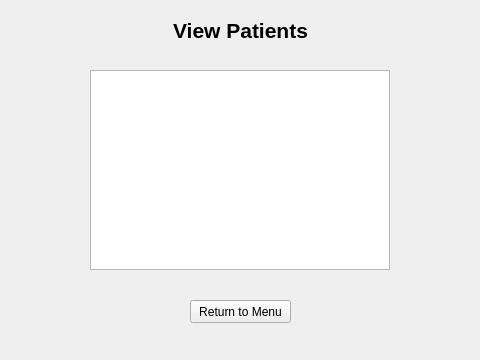
<?xml version="1.0" encoding="UTF-8"?>
<ui version="4.0">
 <class>MainWindow</class>
 <widget class="QMainWindow" name="MainWindow">
  <property name="geometry">
   <rect>
    <x>0</x>
    <y>0</y>
    <width>480</width>
    <height>360</height>
   </rect>
  </property>
  <property name="windowTitle">
   <string>Barangay Medicine Inventory System</string>
  </property>
  <widget class="QWidget" name="centralwidget">
   <property name="sizePolicy">
    <sizepolicy hsizetype="Preferred" vsizetype="Preferred">
     <horstretch>0</horstretch>
     <verstretch>0</verstretch>
    </sizepolicy>
   </property>
   <property name="minimumSize">
    <size>
     <width>480</width>
     <height>360</height>
    </size>
   </property>
   <widget class="QStackedWidget" name="stackedWidget">
    <property name="geometry">
     <rect>
      <x>0</x>
      <y>0</y>
      <width>480</width>
      <height>360</height>
     </rect>
    </property>
    <property name="currentIndex">
     <number>7</number>
    </property>
    <widget class="QWidget" name="loginPage">
     <widget class="QGroupBox" name="loginBox">
      <property name="geometry">
       <rect>
        <x>130</x>
        <y>80</y>
        <width>211</width>
        <height>161</height>
       </rect>
      </property>
      <property name="title">
       <string/>
      </property>
      <property name="alignment">
       <set>Qt::AlignCenter</set>
      </property>
      <widget class="QLabel" name="nameLabel">
       <property name="geometry">
        <rect>
         <x>10</x>
         <y>40</y>
         <width>61</width>
         <height>16</height>
        </rect>
       </property>
       <property name="font">
        <font>
         <pointsize>8</pointsize>
        </font>
       </property>
       <property name="text">
        <string>Username:</string>
       </property>
       <property name="alignment">
        <set>Qt::AlignLeading|Qt::AlignLeft|Qt::AlignVCenter</set>
       </property>
      </widget>
      <widget class="QLabel" name="pwLabel">
       <property name="geometry">
        <rect>
         <x>10</x>
         <y>70</y>
         <width>61</width>
         <height>16</height>
        </rect>
       </property>
       <property name="font">
        <font>
         <pointsize>8</pointsize>
        </font>
       </property>
       <property name="text">
        <string>Password:</string>
       </property>
       <property name="alignment">
        <set>Qt::AlignLeading|Qt::AlignLeft|Qt::AlignVCenter</set>
       </property>
      </widget>
      <widget class="QLineEdit" name="nameInput">
       <property name="geometry">
        <rect>
         <x>72</x>
         <y>40</y>
         <width>131</width>
         <height>20</height>
        </rect>
       </property>
       <property name="text">
        <string/>
       </property>
      </widget>
      <widget class="QLineEdit" name="pwInput">
       <property name="geometry">
        <rect>
         <x>72</x>
         <y>70</y>
         <width>131</width>
         <height>20</height>
        </rect>
       </property>
       <property name="font">
        <font>
         <pointsize>5</pointsize>
        </font>
       </property>
       <property name="text">
        <string/>
       </property>
       <property name="echoMode">
        <enum>QLineEdit::Password</enum>
       </property>
      </widget>
      <widget class="QPushButton" name="loginButton">
       <property name="geometry">
        <rect>
         <x>70</x>
         <y>110</y>
         <width>75</width>
         <height>23</height>
        </rect>
       </property>
       <property name="text">
        <string>Login</string>
       </property>
      </widget>
      <widget class="QLabel" name="titleLabel">
       <property name="geometry">
        <rect>
         <x>0</x>
         <y>10</y>
         <width>211</width>
         <height>16</height>
        </rect>
       </property>
       <property name="text">
        <string>Barangay Medicine Inventory System</string>
       </property>
       <property name="alignment">
        <set>Qt::AlignCenter</set>
       </property>
      </widget>
      <widget class="QLabel" name="warningLabel">
       <property name="geometry">
        <rect>
         <x>0</x>
         <y>140</y>
         <width>211</width>
         <height>16</height>
        </rect>
       </property>
       <property name="text">
        <string/>
       </property>
       <property name="alignment">
        <set>Qt::AlignCenter</set>
       </property>
      </widget>
     </widget>
    </widget>
    <widget class="QWidget" name="menuPage">
     <widget class="QLabel" name="menuTitleLabel">
      <property name="geometry">
       <rect>
        <x>150</x>
        <y>20</y>
        <width>181</width>
        <height>20</height>
       </rect>
      </property>
      <property name="font">
       <font>
        <pointsize>16</pointsize>
        <weight>75</weight>
        <bold>true</bold>
       </font>
      </property>
      <property name="text">
       <string>Main Menu</string>
      </property>
      <property name="alignment">
       <set>Qt::AlignCenter</set>
      </property>
     </widget>
     <widget class="QPushButton" name="amMenuButton">
      <property name="geometry">
       <rect>
        <x>90</x>
        <y>110</y>
        <width>91</width>
        <height>23</height>
       </rect>
      </property>
      <property name="text">
       <string>Add Medicine</string>
      </property>
     </widget>
     <widget class="QPushButton" name="umMenuButton">
      <property name="geometry">
       <rect>
        <x>90</x>
        <y>150</y>
        <width>91</width>
        <height>23</height>
       </rect>
      </property>
      <property name="text">
       <string>Update Medicine</string>
      </property>
     </widget>
     <widget class="QPushButton" name="vmMenuButton">
      <property name="geometry">
       <rect>
        <x>90</x>
        <y>190</y>
        <width>91</width>
        <height>23</height>
       </rect>
      </property>
      <property name="text">
       <string>View Medicines</string>
      </property>
     </widget>
     <widget class="QPushButton" name="apMenuButton">
      <property name="geometry">
       <rect>
        <x>300</x>
        <y>110</y>
        <width>91</width>
        <height>23</height>
       </rect>
      </property>
      <property name="text">
       <string>Add Patient</string>
      </property>
     </widget>
     <widget class="QPushButton" name="upMenuButton">
      <property name="geometry">
       <rect>
        <x>300</x>
        <y>150</y>
        <width>91</width>
        <height>23</height>
       </rect>
      </property>
      <property name="text">
       <string>Update Patient</string>
      </property>
     </widget>
     <widget class="QPushButton" name="vpMenuButton">
      <property name="geometry">
       <rect>
        <x>300</x>
        <y>190</y>
        <width>91</width>
        <height>23</height>
       </rect>
      </property>
      <property name="text">
       <string>View Patients</string>
      </property>
     </widget>
     <widget class="QPushButton" name="logOutButton">
      <property name="geometry">
       <rect>
        <x>180</x>
        <y>280</y>
        <width>120</width>
        <height>23</height>
       </rect>
      </property>
      <property name="text">
       <string>Log Out</string>
      </property>
     </widget>
     <widget class="QLabel" name="greetingLabel">
      <property name="geometry">
       <rect>
        <x>140</x>
        <y>50</y>
        <width>211</width>
        <height>16</height>
       </rect>
      </property>
      <property name="text">
       <string>Welcome, </string>
      </property>
      <property name="alignment">
       <set>Qt::AlignCenter</set>
      </property>
     </widget>
    </widget>
    <widget class="QWidget" name="addMedicinePage">
     <widget class="QLabel" name="amTitleLabel">
      <property name="geometry">
       <rect>
        <x>150</x>
        <y>20</y>
        <width>181</width>
        <height>20</height>
       </rect>
      </property>
      <property name="font">
       <font>
        <pointsize>16</pointsize>
        <weight>75</weight>
        <bold>true</bold>
       </font>
      </property>
      <property name="text">
       <string>Add Medicine</string>
      </property>
      <property name="alignment">
       <set>Qt::AlignCenter</set>
      </property>
     </widget>
     <widget class="QLineEdit" name="ampurposeInput">
      <property name="geometry">
       <rect>
        <x>210</x>
        <y>100</y>
        <width>141</width>
        <height>20</height>
       </rect>
      </property>
     </widget>
     <widget class="QLineEdit" name="amexpInput">
      <property name="geometry">
       <rect>
        <x>210</x>
        <y>140</y>
        <width>141</width>
        <height>20</height>
       </rect>
      </property>
     </widget>
     <widget class="QLineEdit" name="amdsInput">
      <property name="geometry">
       <rect>
        <x>210</x>
        <y>180</y>
        <width>141</width>
        <height>20</height>
       </rect>
      </property>
     </widget>
     <widget class="QLineEdit" name="amcostInput">
      <property name="geometry">
       <rect>
        <x>210</x>
        <y>220</y>
        <width>141</width>
        <height>20</height>
       </rect>
      </property>
     </widget>
     <widget class="QLabel" name="ampurposeLabel">
      <property name="geometry">
       <rect>
        <x>140</x>
        <y>100</y>
        <width>61</width>
        <height>20</height>
       </rect>
      </property>
      <property name="text">
       <string>Purpose:</string>
      </property>
     </widget>
     <widget class="QLabel" name="amexpLabel">
      <property name="geometry">
       <rect>
        <x>140</x>
        <y>140</y>
        <width>61</width>
        <height>20</height>
       </rect>
      </property>
      <property name="text">
       <string>Exp. Date:</string>
      </property>
     </widget>
     <widget class="QLabel" name="amdsLabel">
      <property name="geometry">
       <rect>
        <x>140</x>
        <y>180</y>
        <width>61</width>
        <height>20</height>
       </rect>
      </property>
      <property name="text">
       <string>Date Stored:</string>
      </property>
     </widget>
     <widget class="QLabel" name="amcostLabel">
      <property name="geometry">
       <rect>
        <x>140</x>
        <y>220</y>
        <width>61</width>
        <height>20</height>
       </rect>
      </property>
      <property name="text">
       <string>Cost:</string>
      </property>
     </widget>
     <widget class="QPushButton" name="amReturnButton">
      <property name="geometry">
       <rect>
        <x>190</x>
        <y>320</y>
        <width>101</width>
        <height>23</height>
       </rect>
      </property>
      <property name="text">
       <string>Return to Menu</string>
      </property>
     </widget>
     <widget class="QPushButton" name="addMedicineButton">
      <property name="geometry">
       <rect>
        <x>190</x>
        <y>280</y>
        <width>101</width>
        <height>23</height>
       </rect>
      </property>
      <property name="text">
       <string>Add Medicine</string>
      </property>
     </widget>
     <widget class="QLabel" name="amnameLabel">
      <property name="geometry">
       <rect>
        <x>140</x>
        <y>60</y>
        <width>61</width>
        <height>20</height>
       </rect>
      </property>
      <property name="text">
       <string>Name:</string>
      </property>
     </widget>
     <widget class="QLineEdit" name="amnameInput">
      <property name="geometry">
       <rect>
        <x>210</x>
        <y>60</y>
        <width>141</width>
        <height>20</height>
       </rect>
      </property>
     </widget>
     <widget class="QLabel" name="amWarningLabel">
      <property name="geometry">
       <rect>
        <x>130</x>
        <y>250</y>
        <width>211</width>
        <height>16</height>
       </rect>
      </property>
      <property name="text">
       <string/>
      </property>
      <property name="alignment">
       <set>Qt::AlignCenter</set>
      </property>
     </widget>
    </widget>
    <widget class="QWidget" name="updateMedicinePage">
     <widget class="QLabel" name="umTitleLabel">
      <property name="geometry">
       <rect>
        <x>150</x>
        <y>20</y>
        <width>181</width>
        <height>20</height>
       </rect>
      </property>
      <property name="font">
       <font>
        <pointsize>16</pointsize>
        <weight>75</weight>
        <bold>true</bold>
       </font>
      </property>
      <property name="text">
       <string>Update Medicine</string>
      </property>
      <property name="alignment">
       <set>Qt::AlignCenter</set>
      </property>
     </widget>
     <widget class="QLabel" name="umpurposeLabel">
      <property name="geometry">
       <rect>
        <x>140</x>
        <y>100</y>
        <width>61</width>
        <height>20</height>
       </rect>
      </property>
      <property name="text">
       <string>Purpose:</string>
      </property>
     </widget>
     <widget class="QLineEdit" name="umexpInput">
      <property name="geometry">
       <rect>
        <x>210</x>
        <y>140</y>
        <width>141</width>
        <height>20</height>
       </rect>
      </property>
     </widget>
     <widget class="QLabel" name="umexpLabel">
      <property name="geometry">
       <rect>
        <x>140</x>
        <y>140</y>
        <width>61</width>
        <height>20</height>
       </rect>
      </property>
      <property name="text">
       <string>Exp. Date:</string>
      </property>
     </widget>
     <widget class="QLineEdit" name="umdsInput">
      <property name="geometry">
       <rect>
        <x>210</x>
        <y>180</y>
        <width>141</width>
        <height>20</height>
       </rect>
      </property>
     </widget>
     <widget class="QLabel" name="umdsLabel">
      <property name="geometry">
       <rect>
        <x>140</x>
        <y>180</y>
        <width>61</width>
        <height>20</height>
       </rect>
      </property>
      <property name="text">
       <string>Date Stored:</string>
      </property>
     </widget>
     <widget class="QLineEdit" name="umcostInput">
      <property name="geometry">
       <rect>
        <x>210</x>
        <y>220</y>
        <width>141</width>
        <height>20</height>
       </rect>
      </property>
     </widget>
     <widget class="QPushButton" name="umReturnButton">
      <property name="geometry">
       <rect>
        <x>190</x>
        <y>320</y>
        <width>101</width>
        <height>23</height>
       </rect>
      </property>
      <property name="text">
       <string>Return to Menu</string>
      </property>
     </widget>
     <widget class="QLabel" name="umcostLabel">
      <property name="geometry">
       <rect>
        <x>140</x>
        <y>220</y>
        <width>61</width>
        <height>20</height>
       </rect>
      </property>
      <property name="text">
       <string>Cost:</string>
      </property>
     </widget>
     <widget class="QLabel" name="umnameLabel">
      <property name="geometry">
       <rect>
        <x>140</x>
        <y>60</y>
        <width>61</width>
        <height>20</height>
       </rect>
      </property>
      <property name="text">
       <string>Name:</string>
      </property>
     </widget>
     <widget class="QPushButton" name="updateMedicineButton">
      <property name="geometry">
       <rect>
        <x>190</x>
        <y>280</y>
        <width>101</width>
        <height>23</height>
       </rect>
      </property>
      <property name="text">
       <string>Update Medicine</string>
      </property>
     </widget>
     <widget class="QLineEdit" name="umnameInput">
      <property name="geometry">
       <rect>
        <x>210</x>
        <y>60</y>
        <width>141</width>
        <height>20</height>
       </rect>
      </property>
     </widget>
     <widget class="QLineEdit" name="umpurposeInput">
      <property name="geometry">
       <rect>
        <x>210</x>
        <y>100</y>
        <width>141</width>
        <height>20</height>
       </rect>
      </property>
     </widget>
     <widget class="QLabel" name="umWarningLabel">
      <property name="geometry">
       <rect>
        <x>130</x>
        <y>250</y>
        <width>211</width>
        <height>16</height>
       </rect>
      </property>
      <property name="text">
       <string/>
      </property>
      <property name="alignment">
       <set>Qt::AlignCenter</set>
      </property>
     </widget>
    </widget>
    <widget class="QWidget" name="viewMedicinePage">
     <widget class="QLabel" name="vmTitleLabel">
      <property name="geometry">
       <rect>
        <x>150</x>
        <y>20</y>
        <width>181</width>
        <height>20</height>
       </rect>
      </property>
      <property name="font">
       <font>
        <pointsize>16</pointsize>
        <weight>75</weight>
        <bold>true</bold>
       </font>
      </property>
      <property name="text">
       <string>View Medicines</string>
      </property>
      <property name="alignment">
       <set>Qt::AlignCenter</set>
      </property>
     </widget>
     <widget class="QPushButton" name="vmReturnButton">
      <property name="geometry">
       <rect>
        <x>190</x>
        <y>300</y>
        <width>101</width>
        <height>23</height>
       </rect>
      </property>
      <property name="text">
       <string>Return to Menu</string>
      </property>
     </widget>
     <widget class="QTableView" name="vmTableView">
      <property name="geometry">
       <rect>
        <x>90</x>
        <y>70</y>
        <width>300</width>
        <height>200</height>
       </rect>
      </property>
     </widget>
    </widget>
    <widget class="QWidget" name="addPatientPage">
     <widget class="QLineEdit" name="apageInput">
      <property name="geometry">
       <rect>
        <x>210</x>
        <y>90</y>
        <width>141</width>
        <height>20</height>
       </rect>
      </property>
     </widget>
     <widget class="QLineEdit" name="apgenderInput">
      <property name="geometry">
       <rect>
        <x>210</x>
        <y>120</y>
        <width>141</width>
        <height>20</height>
       </rect>
      </property>
     </widget>
     <widget class="QLabel" name="apnameLabel">
      <property name="geometry">
       <rect>
        <x>140</x>
        <y>60</y>
        <width>61</width>
        <height>20</height>
       </rect>
      </property>
      <property name="text">
       <string>Name:</string>
      </property>
     </widget>
     <widget class="QLabel" name="apstatusLabel">
      <property name="geometry">
       <rect>
        <x>140</x>
        <y>180</y>
        <width>61</width>
        <height>20</height>
       </rect>
      </property>
      <property name="text">
       <string>Status:</string>
      </property>
     </widget>
     <widget class="QPushButton" name="addPatientButton">
      <property name="geometry">
       <rect>
        <x>190</x>
        <y>290</y>
        <width>101</width>
        <height>23</height>
       </rect>
      </property>
      <property name="text">
       <string>Add Patient</string>
      </property>
     </widget>
     <widget class="QLineEdit" name="apnameInput">
      <property name="geometry">
       <rect>
        <x>210</x>
        <y>60</y>
        <width>141</width>
        <height>20</height>
       </rect>
      </property>
     </widget>
     <widget class="QLineEdit" name="apweightInput">
      <property name="geometry">
       <rect>
        <x>210</x>
        <y>150</y>
        <width>141</width>
        <height>20</height>
       </rect>
      </property>
     </widget>
     <widget class="QLabel" name="apageLabel">
      <property name="geometry">
       <rect>
        <x>140</x>
        <y>90</y>
        <width>61</width>
        <height>20</height>
       </rect>
      </property>
      <property name="text">
       <string>Age:</string>
      </property>
     </widget>
     <widget class="QPushButton" name="apReturnButton">
      <property name="geometry">
       <rect>
        <x>190</x>
        <y>320</y>
        <width>101</width>
        <height>23</height>
       </rect>
      </property>
      <property name="text">
       <string>Return to Menu</string>
      </property>
     </widget>
     <widget class="QLabel" name="apgenderLabel">
      <property name="geometry">
       <rect>
        <x>140</x>
        <y>120</y>
        <width>61</width>
        <height>20</height>
       </rect>
      </property>
      <property name="text">
       <string>Gender:</string>
      </property>
     </widget>
     <widget class="QLabel" name="apTitleLabel">
      <property name="geometry">
       <rect>
        <x>150</x>
        <y>20</y>
        <width>181</width>
        <height>20</height>
       </rect>
      </property>
      <property name="font">
       <font>
        <pointsize>16</pointsize>
        <weight>75</weight>
        <bold>true</bold>
       </font>
      </property>
      <property name="text">
       <string>Add Patient</string>
      </property>
      <property name="alignment">
       <set>Qt::AlignCenter</set>
      </property>
     </widget>
     <widget class="QLabel" name="apweightLabel">
      <property name="geometry">
       <rect>
        <x>140</x>
        <y>150</y>
        <width>61</width>
        <height>20</height>
       </rect>
      </property>
      <property name="text">
       <string>Weight:</string>
      </property>
     </widget>
     <widget class="QLineEdit" name="apStatusInput">
      <property name="geometry">
       <rect>
        <x>210</x>
        <y>180</y>
        <width>141</width>
        <height>20</height>
       </rect>
      </property>
     </widget>
     <widget class="QLabel" name="apmedicineLabel">
      <property name="geometry">
       <rect>
        <x>140</x>
        <y>210</y>
        <width>61</width>
        <height>20</height>
       </rect>
      </property>
      <property name="text">
       <string>Medicine:</string>
      </property>
     </widget>
     <widget class="QLineEdit" name="apmedicineInput">
      <property name="geometry">
       <rect>
        <x>210</x>
        <y>210</y>
        <width>141</width>
        <height>20</height>
       </rect>
      </property>
     </widget>
     <widget class="QLineEdit" name="apremarksInput">
      <property name="geometry">
       <rect>
        <x>210</x>
        <y>240</y>
        <width>141</width>
        <height>20</height>
       </rect>
      </property>
     </widget>
     <widget class="QLabel" name="apremarksLabel">
      <property name="geometry">
       <rect>
        <x>140</x>
        <y>240</y>
        <width>61</width>
        <height>20</height>
       </rect>
      </property>
      <property name="text">
       <string>Remarks:</string>
      </property>
     </widget>
     <widget class="QLabel" name="apWarningLabel">
      <property name="geometry">
       <rect>
        <x>140</x>
        <y>270</y>
        <width>211</width>
        <height>16</height>
       </rect>
      </property>
      <property name="text">
       <string/>
      </property>
      <property name="alignment">
       <set>Qt::AlignCenter</set>
      </property>
     </widget>
    </widget>
    <widget class="QWidget" name="updatePatientPage">
     <widget class="QLineEdit" name="upgenderInput">
      <property name="geometry">
       <rect>
        <x>210</x>
        <y>120</y>
        <width>141</width>
        <height>20</height>
       </rect>
      </property>
     </widget>
     <widget class="QLineEdit" name="upmedicineInput">
      <property name="geometry">
       <rect>
        <x>210</x>
        <y>210</y>
        <width>141</width>
        <height>20</height>
       </rect>
      </property>
     </widget>
     <widget class="QLabel" name="upnameLabel">
      <property name="geometry">
       <rect>
        <x>140</x>
        <y>60</y>
        <width>61</width>
        <height>20</height>
       </rect>
      </property>
      <property name="text">
       <string>Name:</string>
      </property>
     </widget>
     <widget class="QPushButton" name="updatePatientButton">
      <property name="geometry">
       <rect>
        <x>190</x>
        <y>290</y>
        <width>101</width>
        <height>23</height>
       </rect>
      </property>
      <property name="text">
       <string>Update Patient</string>
      </property>
     </widget>
     <widget class="QLineEdit" name="upnameInput">
      <property name="geometry">
       <rect>
        <x>210</x>
        <y>60</y>
        <width>141</width>
        <height>20</height>
       </rect>
      </property>
     </widget>
     <widget class="QLabel" name="upstatusLabel">
      <property name="geometry">
       <rect>
        <x>140</x>
        <y>180</y>
        <width>61</width>
        <height>20</height>
       </rect>
      </property>
      <property name="text">
       <string>Status:</string>
      </property>
     </widget>
     <widget class="QLineEdit" name="upweightInput">
      <property name="geometry">
       <rect>
        <x>210</x>
        <y>150</y>
        <width>141</width>
        <height>20</height>
       </rect>
      </property>
     </widget>
     <widget class="QLabel" name="upageLabel">
      <property name="geometry">
       <rect>
        <x>140</x>
        <y>90</y>
        <width>61</width>
        <height>20</height>
       </rect>
      </property>
      <property name="text">
       <string>Age:</string>
      </property>
     </widget>
     <widget class="QLineEdit" name="upremarksInput">
      <property name="geometry">
       <rect>
        <x>210</x>
        <y>240</y>
        <width>141</width>
        <height>20</height>
       </rect>
      </property>
     </widget>
     <widget class="QPushButton" name="upReturnButton">
      <property name="geometry">
       <rect>
        <x>190</x>
        <y>320</y>
        <width>101</width>
        <height>23</height>
       </rect>
      </property>
      <property name="text">
       <string>Return to Menu</string>
      </property>
     </widget>
     <widget class="QLabel" name="upgenderLabel">
      <property name="geometry">
       <rect>
        <x>140</x>
        <y>120</y>
        <width>61</width>
        <height>20</height>
       </rect>
      </property>
      <property name="text">
       <string>Gender:</string>
      </property>
     </widget>
     <widget class="QLabel" name="upTitleLabel">
      <property name="geometry">
       <rect>
        <x>150</x>
        <y>20</y>
        <width>181</width>
        <height>20</height>
       </rect>
      </property>
      <property name="font">
       <font>
        <pointsize>16</pointsize>
        <weight>75</weight>
        <bold>true</bold>
       </font>
      </property>
      <property name="text">
       <string>Update Patient</string>
      </property>
      <property name="alignment">
       <set>Qt::AlignCenter</set>
      </property>
     </widget>
     <widget class="QLabel" name="upmedicineLabel">
      <property name="geometry">
       <rect>
        <x>140</x>
        <y>210</y>
        <width>61</width>
        <height>20</height>
       </rect>
      </property>
      <property name="text">
       <string>Medicine:</string>
      </property>
     </widget>
     <widget class="QLabel" name="upweightLabel">
      <property name="geometry">
       <rect>
        <x>140</x>
        <y>150</y>
        <width>61</width>
        <height>20</height>
       </rect>
      </property>
      <property name="text">
       <string>Weight:</string>
      </property>
     </widget>
     <widget class="QLabel" name="upremarksLabel">
      <property name="geometry">
       <rect>
        <x>140</x>
        <y>240</y>
        <width>61</width>
        <height>20</height>
       </rect>
      </property>
      <property name="text">
       <string>Remarks:</string>
      </property>
     </widget>
     <widget class="QLineEdit" name="upStatusInput">
      <property name="geometry">
       <rect>
        <x>210</x>
        <y>180</y>
        <width>141</width>
        <height>20</height>
       </rect>
      </property>
     </widget>
     <widget class="QLineEdit" name="upageInput">
      <property name="geometry">
       <rect>
        <x>210</x>
        <y>90</y>
        <width>141</width>
        <height>20</height>
       </rect>
      </property>
     </widget>
     <widget class="QLabel" name="upWarningLabel">
      <property name="geometry">
       <rect>
        <x>140</x>
        <y>270</y>
        <width>211</width>
        <height>16</height>
       </rect>
      </property>
      <property name="text">
       <string/>
      </property>
      <property name="alignment">
       <set>Qt::AlignCenter</set>
      </property>
     </widget>
    </widget>
    <widget class="QWidget" name="viewPatientPage">
     <widget class="QPushButton" name="vpReturnButton">
      <property name="geometry">
       <rect>
        <x>190</x>
        <y>300</y>
        <width>101</width>
        <height>23</height>
       </rect>
      </property>
      <property name="text">
       <string>Return to Menu</string>
      </property>
     </widget>
     <widget class="QLabel" name="vpTitleLabel">
      <property name="geometry">
       <rect>
        <x>150</x>
        <y>20</y>
        <width>181</width>
        <height>20</height>
       </rect>
      </property>
      <property name="font">
       <font>
        <pointsize>16</pointsize>
        <weight>75</weight>
        <bold>true</bold>
       </font>
      </property>
      <property name="text">
       <string>View Patients</string>
      </property>
      <property name="alignment">
       <set>Qt::AlignCenter</set>
      </property>
     </widget>
     <widget class="QTableView" name="vpTableView">
      <property name="geometry">
       <rect>
        <x>90</x>
        <y>70</y>
        <width>300</width>
        <height>200</height>
       </rect>
      </property>
     </widget>
    </widget>
   </widget>
  </widget>
 </widget>
 <resources/>
 <connections/>
</ui>
